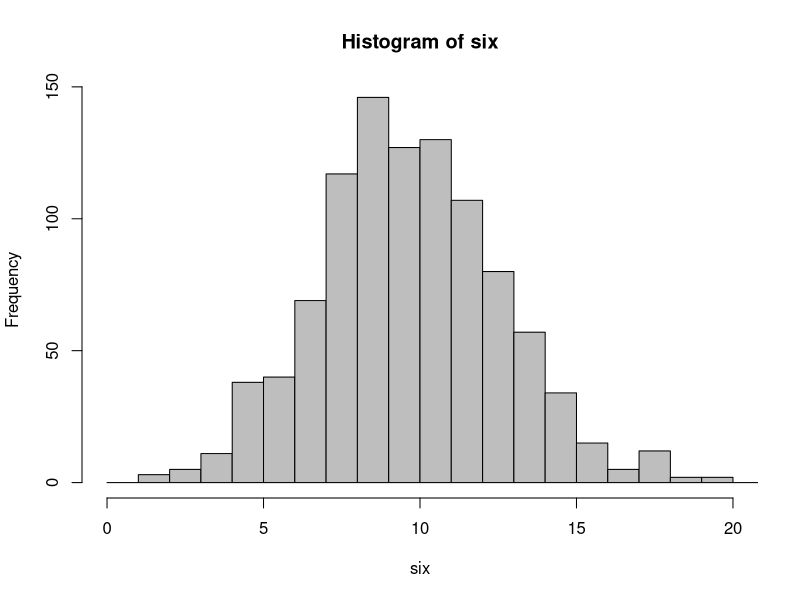
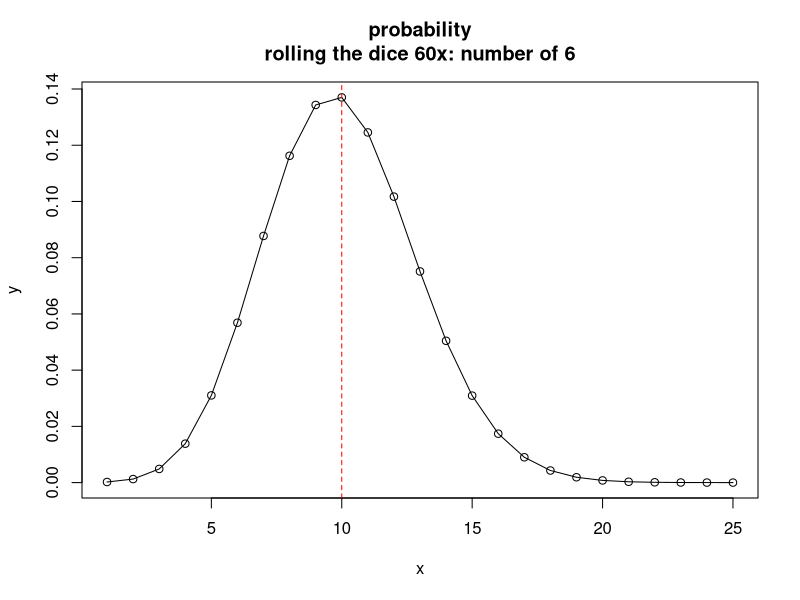
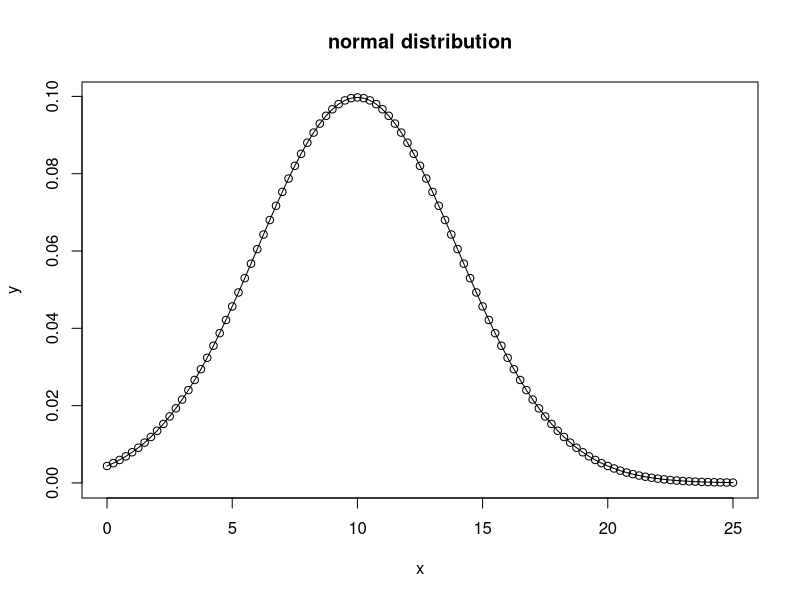
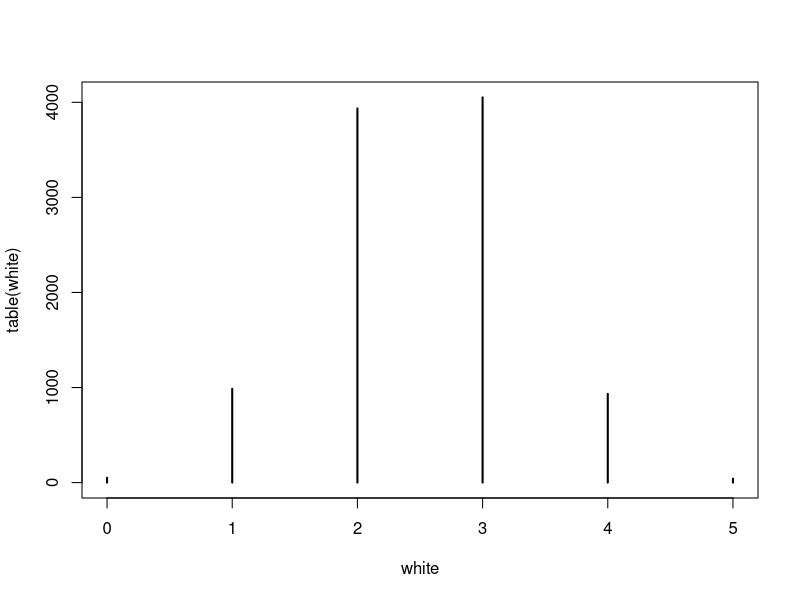
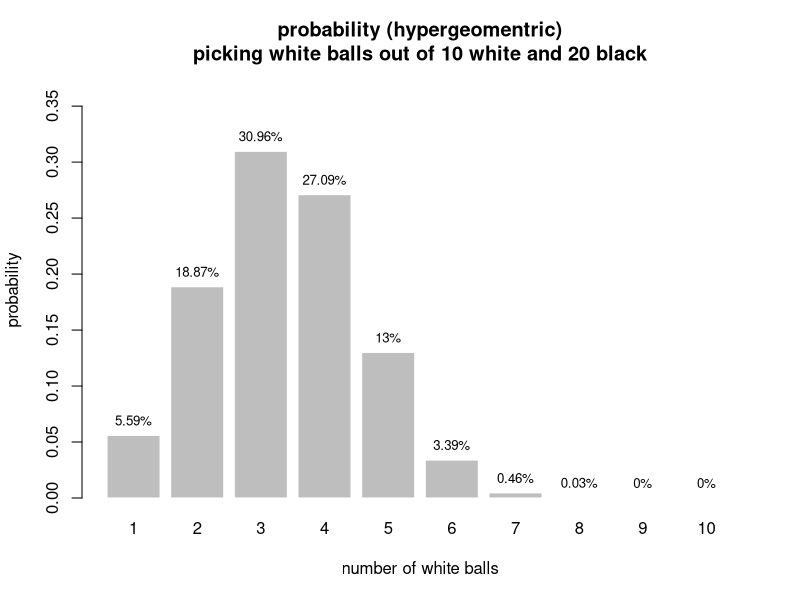

Write R code to recreate these figures, in order.
#############################################################################
## uniform distirbution
#############################################################################

# 10 random numbers between 0 and 1
runif(10)

# 10 random numbers between 1 and 10
runif(n = 10, min = 1, max = 10)


#############################################################################
## binomial distribution (flipping a coin)
#############################################################################

# set seed to get reproducable result
set.seed(100)                              

# Flipping a coin 10x
coin <- rbinom(n=10, size=1, prob=1/2) 
ifelse(coin == 0, "head", "tail")

# number of 6, rolling the dice 60x
rbinom(n=1, size=60, prob=1/6)     

# number of 6, rolling the dice 60x, 1000x
six <- rbinom(n=1000, size=60, prob=1/6)
hist(six, col="grey", xlim=c(0,20), breaks = c(0:30))

# density
x <- c(1:25)
y <- dbinom(x = x, size = 60, prob = 1/6) 
plot(x,y, main = "probability\nrolling the dice 60x: number of 6")
lines(x,y)
abline(v=60*1/6, col="red", lty=2)

# rolling the dice 60x, number of 6 between 8 and 10
pbinom(10, 60, 1/6) - pbinom(7, 60, 1/6)
dbinom(8, 60, 1/6) + dbinom(9, 60, 1/6) + dbinom(10, 60, 1/6)


#############################################################################
## normal distribution (length with deviation)
#############################################################################

# set seed to get reproducable result
set.seed(100)                              
x <- seq(0,25, by=0.25)
y <- dnorm(x, mean = 10, sd = 4)
plot(x,y, main = "normal distribution")
lines(x,y)


#############################################################################
## hypergeometric distribution (picking black/white balls from an urn)
#############################################################################

# nn = numer of experiments
# m  = number of white balls in urn 
# n  = number of black balls in urn
# k  = number of balls taken out

# urn with 9 white and 1 black balls, 1 ball taken out, experiment 100x
# number of white balls per experiment
white <- rhyper(nn = 100, m=9, n=1, k=1)     

# urn with 5 white and 5 black balls, 5 balls taken out, experiment 10000x
# number of white balls per experiment
white <- rhyper(nn = 10000, m=5, n=5, k=5)     
plot(table(white), xlim = c(0,5))

# density 
m = 10     # number of white balls in urn 
n = 20     # number of black balls in urn
k = 10     # number of balls taken out
x <- c(1:k)
y <- dhyper(x = x, m=m, n=n, k=k) 
p <- barplot(y, names.arg = x, 
             ylim = c(0, max(y)*1.2),
             main = paste("probability (hypergeomentric)\npicking white balls out of", m, "white and", n, "black"),
             xlab = "number of white balls",
             ylab = "probability",
             border = FALSE)
text(p[,1],y, paste0(round(y*100,2),"%"), pos=3, cex = 0.8)
